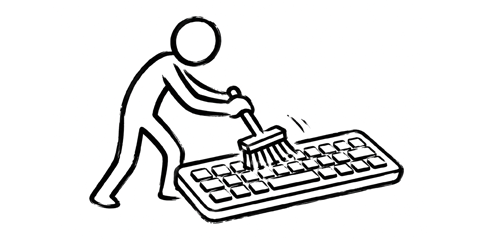
#> input picture assets/window.png, 480 x 240 px
$ python make_icon.py
#> lines starting #> are read from the running program, lines starting #| are printed output that depends on the picture; after the words box and inside, x2 and y2 are one past the last pixel; in counts of white or black regions, pixels touching at a corner belong together
# /// script
# requires-python = ">=3.11"
# dependencies = ["pillow"]
# ///
"""Build assets/icon.ico from assets/window.png.

Run after replacing the window image:

    uv run --script tools/make_icon.py
"""

import io
import struct
from pathlib import Path

from PIL import Image, ImageDraw, ImageFilter

ROOT = Path(__file__).resolve().parent.parent
SRC = ROOT / "assets" / "window.png"
DST = ROOT / "assets" / "icon.ico"

SIZES = [16, 24, 32, 48, 64, 128, 256]
CORNER_RADIUS = 0.22  # fraction of the tile side


def ink_crop(img):
    """Crop to the bounding box of the drawing, dropping the white border."""
    gray = img.convert("L")
    return img.crop(gray.point(lambda v: 255 if v < 240 else 0).getbbox())


def render(art, size):
    """Draw the artwork centred on a white rounded tile of the given size."""
    margin = 0.06 if size <= 32 else 0.10
    box = round(size * (1 - 2 * margin))
    w, h = art.size
    scale = min(box / w, box / h)
    tw, th = round(w * scale), round(h * scale)

    # Thin strokes wash out when downscaled this far, so fatten them first.
    src = art.filter(ImageFilter.MinFilter(3)) if size <= 48 else art
    small = src.resize((tw, th), Image.LANCZOS)

    tile = Image.new("RGBA", (size, size), (255, 255, 255, 255))
    ss = 8  # supersample the corner mask for smooth edges
    mask = Image.new("L", (size * ss, size * ss), 0)
    ImageDraw.Draw(mask).rounded_rectangle(
        (0, 0, size * ss - 1, size * ss - 1), radius=size * ss * CORNER_RADIUS, fill=255
    )
    tile.putalpha(mask.resize((size, size), Image.LANCZOS))
    tile.alpha_composite(small, ((size - tw) // 2, (size - th) // 2))

    # The art is black on white: 16 grey levels are visually identical here and
    # nearly halve the PNG. The frame stays 32bpp RGBA, as Windows expects.
    flat = tile.convert("RGB").quantize(colors=16).convert("RGB")
    flat.putalpha(tile.getchannel("A"))
    return flat


def write_ico(path, frames):
    """Write an ICO whose frames are PNG-compressed (supported since Vista)."""
    blobs = []
    for frame in frames:
        buf = io.BytesIO()
        frame.save(buf, "PNG", optimize=True)
        blobs.append(buf.getvalue())

    out = bytearray(struct.pack("<HHH", 0, 1, len(frames)))  # reserved, type, count
    offset = 6 + 16 * len(frames)
    for frame, blob in zip(frames, blobs):
        side = 0 if frame.width >= 256 else frame.width  # 0 means 256
        out += struct.pack("<BBBBHHII", side, side, 0, 0, 1, 32, len(blob), offset)
        offset += len(blob)
    for blob in blobs:
        out += blob
    path.write_bytes(bytes(out))


def main():
    art = ink_crop(Image.open(SRC).convert("RGBA"))
#> in ink_crop, `return img.crop(gray.point(lambda v: 255 if v < 240 else 0).getbbox())`:
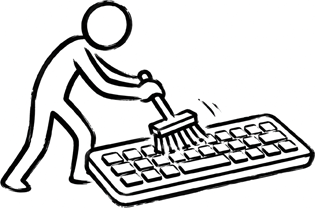
#> returned value: PIL image 315x208 RGBA; mean R, G, B, A 215, 215, 215, 255
    write_ico(DST, [render(art, size) for size in SIZES])
#> in render, `src = art.filter(ImageFilter.MinFilter(3)) if size <= 48 else art`:
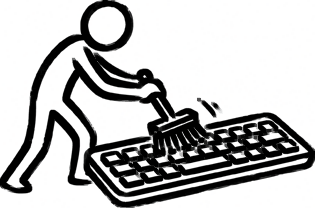
#> src: PIL image 315x208 RGBA; mean R, G, B, A 187.8, 187.8, 187.8, 255
#> in render, `tile = Image.new("RGBA", (size, size), (255, 255, 255, 255))`: tile: PIL image 16x16 RGBA; every value is 255
#> in render, `mask = Image.new("L", (size * ss, size * ss), 0)`: mask: PIL image 128x128 L; every value is 0
#> in render, `ImageDraw.Draw(mask).rounded_rectangle( (0, 0, size * ss - 1, size * s..`:
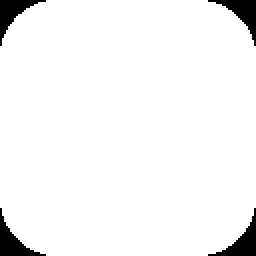
#> mask: PIL image 128x128 L (shown 2 times larger); 95.6% white; 4 black regions, box (x1, y1, x2, y2) and area: (104, 104, 128, 128) 183, (104, 0, 128, 23) 181, (0, 104, 23, 128) 181, (0, 0, 23, 23) 174
#> in render (call 2), `tile = Image.new("RGBA", (size, size), (255, 255, 255, 255))`: tile: PIL image 24x24 RGBA; every value is 255
#> in render (call 2), `mask = Image.new("L", (size * ss, size * ss), 0)`: mask: PIL image 192x192 L; every value is 0
#> in render (call 2), `ImageDraw.Draw(mask).rounded_rectangle( (0, 0, size * ss - 1, size * s..`: mask: PIL image 192x192 L; 95.7% white; 4 black regions, box (x1, y1, x2, y2) and area: (155, 155, 192, 192) 401, (156, 0, 192, 36) 395, (0, 156, 36, 192) 395, (0, 0, 36, 36) 393
#> in render (call 3), `tile = Image.new("RGBA", (size, size), (255, 255, 255, 255))`: tile: PIL image 32x32 RGBA; every value is 255
#> in render (call 3), `mask = Image.new("L", (size * ss, size * ss), 0)`: mask: PIL image 256x256 L; every value is 0
#> in render (call 3), `ImageDraw.Draw(mask).rounded_rectangle( (0, 0, size * ss - 1, size * s..`: mask: PIL image 256x256 L; 95.8% white; 4 black regions, box (x1, y1, x2, y2) and area: (206, 206, 256, 256) 701, (207, 0, 256, 49) 694, (0, 207, 49, 256) 694, (0, 0, 49, 49) 691
#> in render (call 4), `tile = Image.new("RGBA", (size, size), (255, 255, 255, 255))`: tile: PIL image 48x48 RGBA; every value is 255
#> in render (call 4), `mask = Image.new("L", (size * ss, size * ss), 0)`: mask: PIL image 384x384 L; every value is 0
#> in render (call 4), `ImageDraw.Draw(mask).rounded_rectangle( (0, 0, size * ss - 1, size * s..`: mask: PIL image 384x384 L; 95.8% white; 4 black regions, box (x1, y1, x2, y2) and area: (308, 308, 384, 384) 1561, (308, 0, 384, 75) 1547, (0, 308, 75, 384) 1547, (0, 0, 75, 75) 1539
#> in render (call 5), `box = round(size * (1 - 2 * margin))`: box = 51
#> in render (call 5), `scale = min(box / w, box / h)`: scale = 0.162
#> in render (call 5), `tw, th = round(w * scale), round(h * scale)`: tw = 51; th = 34
#> in render (call 5), `tile = Image.new("RGBA", (size, size), (255, 255, 255, 255))`: tile: PIL image 64x64 RGBA; every value is 255
#> in render (call 5), `mask = Image.new("L", (size * ss, size * ss), 0)`: mask: PIL image 512x512 L; every value is 0
#> in render (call 5), `ImageDraw.Draw(mask).rounded_rectangle( (0, 0, size * ss - 1, size * s..`:
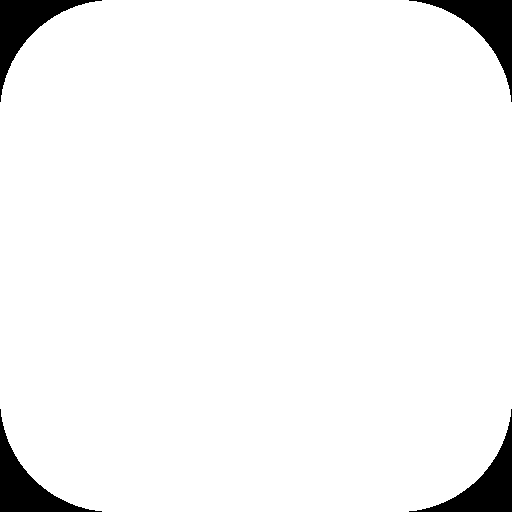
#> mask: PIL image 512x512 L; 95.8% white; 4 black regions, box (x1, y1, x2, y2) and area: (409, 409, 512, 512) 2775, (409, 0, 512, 102) 2759, (0, 409, 102, 512) 2759, (0, 0, 102, 102) 2747
#> in render (call 5), `tile.alpha_composite(small, ((size - tw) // 2, (size - th) // 2))`:
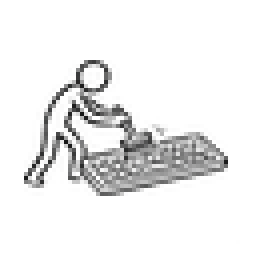
#> tile: PIL image 64x64 RGBA (shown 4 times larger); mean R, G, B, A 237, 237, 237, 244.3; transparent parts drawn white
#> in render (call 6), `box = round(size * (1 - 2 * margin))`: box = 102
#> in render (call 6), `scale = min(box / w, box / h)`: scale = 0.324
#> in render (call 6), `tw, th = round(w * scale), round(h * scale)`: tw = 102; th = 67
#> in render (call 6), `small = src.resize((tw, th), Image.LANCZOS)`:
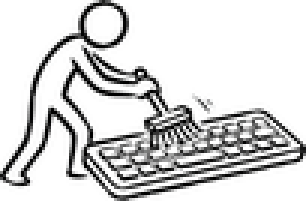
#> small: PIL image 102x67 RGBA (shown 3 times larger); mean R, G, B, A 213.5, 213.6, 213.6, 255
#> in render (call 6), `tile = Image.new("RGBA", (size, size), (255, 255, 255, 255))`: tile: PIL image 128x128 RGBA; every value is 255
#> in render (call 6), `mask = Image.new("L", (size * ss, size * ss), 0)`: mask: PIL image 1024x1024 L; every value is 0
#> in render (call 6), `ImageDraw.Draw(mask).rounded_rectangle( (0, 0, size * ss - 1, size * s..`: mask: PIL image 1024x1024 L; 95.8% white; 4 black regions, box (x1, y1, x2, y2) and area: (813, 813, 1024, 1024) 10976, (813, 0, 1024, 211) 10954, (0, 813, 211, 1024) 10954, (0, 0, 211, 211) 10934
#> in render (call 6), `tile.alpha_composite(small, ((size - tw) // 2, (size - th) // 2))`:
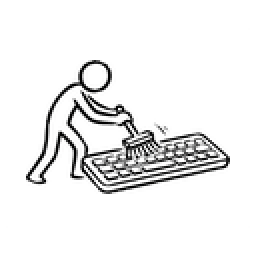
#> tile: PIL image 128x128 RGBA (shown 2 times larger); mean R, G, B, A 237.7, 237.7, 237.7, 244.3; transparent parts drawn white
#> in write_ico, `blobs = []`: blobs = []
#> the loop in write_ico, `for frame in frames:` made 7 passes
#> after the loop in write_ico, `for frame in frames:`: blobs = 7 items
#> in write_ico, `offset = 6 + 16 * len(frames)`: offset = 118
#> the loop in write_ico, `for frame, blob in zip(frames, blobs):` made 7 passes
#> (side, offset) on passes 1 to 7: (16, 615), (24, 1469), (32, 2721), (48, 4855), (64, 8171), (128, 14518), (0, 29415)
#> after the loop in write_ico, `for frame, blob in zip(frames, blobs):`: offset = 29415
#> the loop in write_ico, `for blob in blobs:` made 7 passes
    print(f"{DST.relative_to(ROOT)}: {len(SIZES)} sizes, {DST.stat().st_size} bytes")


if __name__ == "__main__":
    main()
